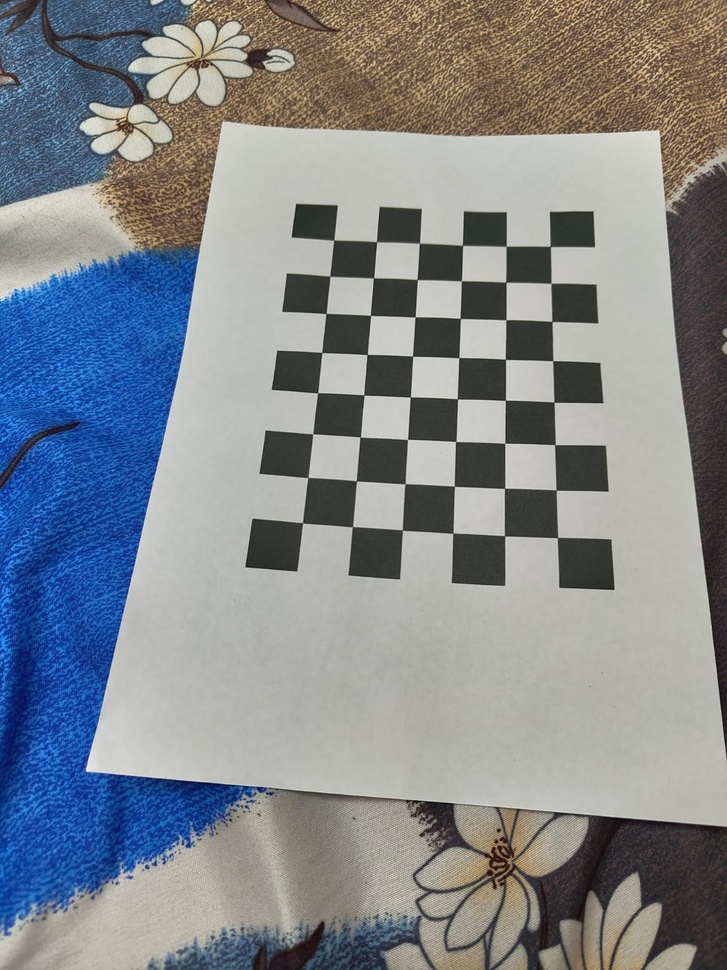
#> input picture A2/Q3/custom_dataset/1.jpg, 727 x 970 px, shrunk from 1200 x 1600 before the run; its folder holds only this picture in this run
$ python code_custom.py
#> lines starting #> are read from the running program, lines starting #| are printed output that depends on the picture; after the words box and inside, x2 and y2 are one past the last pixel; in counts of white or black regions, pixels touching at a corner belong together; long printed decimals are rounded
import cv2
import numpy as np
import glob
import os
import matplotlib.pyplot as plt


chessboard_size = (8, 6)
square_size = 30

# 3D object points
objp = np.zeros((chessboard_size[0] * chessboard_size[1], 3), np.float32)
objp[:, :2] = np.mgrid[0:chessboard_size[0], 0:chessboard_size[1]].T.reshape(-1, 2)
objp *= square_size

objpoints = []
imgpoints = []

images = glob.glob('../custom_dataset/*.jpg')

for file_name in images:
    img = cv2.imread(file_name)
#> img is the input picture: shape (970, 727, 3); mean B, G, R 140.4, 134.9, 129.9
    gray = cv2.cvtColor(img, cv2.COLOR_BGR2GRAY)
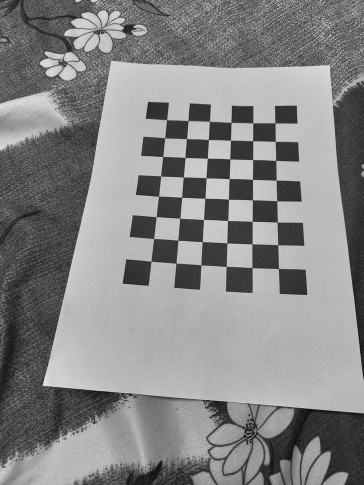
#> gray: shape (970, 727) (shown at 1/2 size); min 1, max 237, mean 134.1

    # Chessboard Corners
    ret, corners = cv2.findChessboardCorners(gray, chessboard_size, None)
#> ret = True; corners = 48 rows, first 8: [302.5, 522.8], [308, 477.5], [312.7, 433.8], [317.7, 392.8], [321.9, 352.5], [326, 313.4], [329.9, 276.3], [333.7, 240.1]

    if ret:
        objpoints.append(objp)
        corners_refined = cv2.cornerSubPix(gray, corners, (11, 11), (-1, -1), criteria=(cv2.TERM_CRITERIA_EPS + cv2.TERM_CRITERIA_MAX_ITER, 30, 0.001))
#> corners_refined = 48 rows, first 8: [302.5, 522.9], [307.9, 477.5], [312.7, 433.8], [317.7, 392.7], [321.8, 352.5], [326, 313.4], [329.8, 276.3], [333.7, 240.1]
        imgpoints.append(corners_refined)
        cv2.drawChessboardCorners(img, chessboard_size, corners_refined, ret)
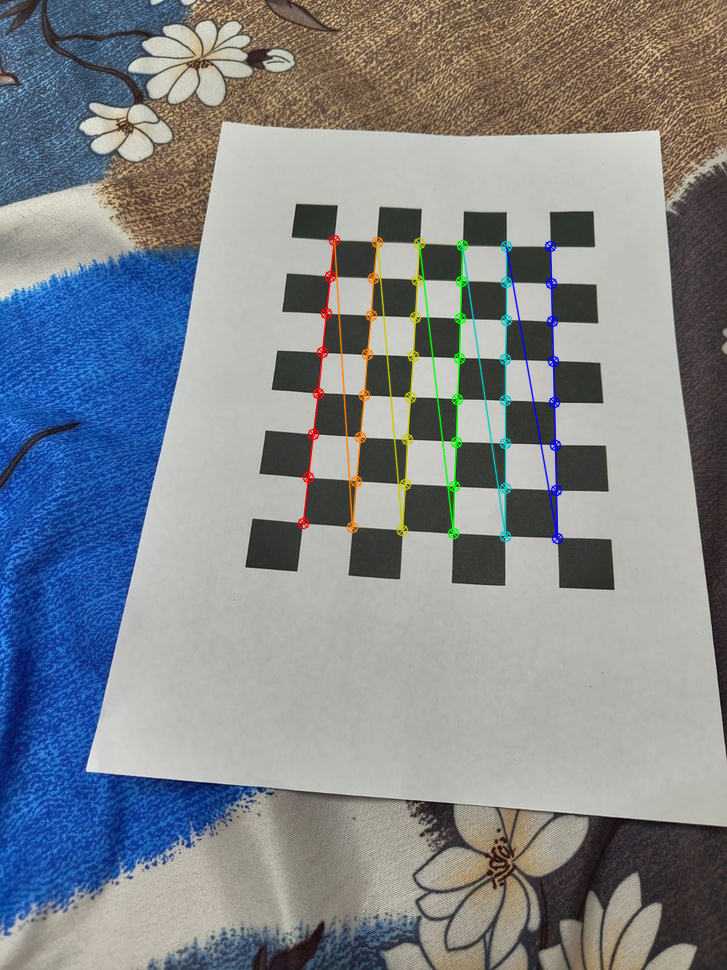
#> img: shape (970, 727, 3); 1.9% of pixels changed, all inside (x1, y1, x2, y2) = (297, 234, 564, 545)
        cv2.imshow('Corners', img)
        cv2.waitKey(500)
    else:
        print(f"Corners not found in {file_name}")

cv2.destroyAllWindows()

ret, mtx, dist, rvecs, tvecs = cv2.calibrateCamera(objpoints, imgpoints, gray.shape[::-1], None, None)
#> ret = 0.318; mtx = [[720.3, 0, 345], [0, 752.2, 507.9], [0, 0, 1]]; dist = [[0.366, -2.34, -0.0338, -0.00598, 5.76]]; rvecs = ([-0.404, -0.315, -1.46],); tvecs = ([-25.54, 8.97, 435],)


# 3.1

# Intrinsic matrix (K)
print("Intrinsic Matrix (K):")
print(mtx)
#| [[720.276   0.         345.049]
#|  [  0.         752.152 507.924]
#|  [  0.           0.           1.        ]]

# Extract intrinsic parameters
fx, fy = mtx[0, 0], mtx[1, 1]
#> fx = 720.3; fy = 752.2
print(f"Focal Lengths: fx = {fx:.2f}, fy = {fy:.2f} pixels")
#| Focal Lengths: fx = 720.28, fy = 752.15 pixels

cx, cy = mtx[0, 2], mtx[1, 2]
#> cx = 345; cy = 507.9
print(f"Principal Point: cx = {cx:.2f}, cy = {cy:.2f} pixels")
#| Principal Point: cx = 345.05, cy = 507.92 pixels

skew = mtx[0, 1]
#> skew = 0
print(f"Skew Parameter: {skew:.2f}")
#| Skew Parameter: 0.00

print(f"Reprojection Error: {ret:.4f} pixels")
#| Reprojection Error: 0.3180 pixels


# 3.2

# Extract extrinsic parameters for the first 2 images
print("\nExtrinsic Parameters for First 2 Images:")
for i in range(min(2, len(rvecs))):
    R, _ = cv2.Rodrigues(rvecs[i])
    t = tvecs[i]
    print(f"\nImage {i+1}:")
    print("Rotation Matrix (R):")
    print(R)
    print("Translation Vector (t):")
    print(t)
#> this loop made 1 pass
#> (printed output is left out)


# 3.3

# Extract distortion coefficients
print("\nDistortion Coefficients:")
print(dist)
#| [[ 0.3665 -2.340 -0.0338 -0.005977  5.760]]

os.makedirs('raw_images', exist_ok=True)
os.makedirs('undistorted_images', exist_ok=True)

# Undistort the first 5 images
for i, file_name in enumerate(images[:5]):
    img = cv2.imread(file_name)
    if img is None:
        print(f"Failed to load {file_name} for undistortion")
        continue

    raw_path = f'raw_images/raw_image_{i+1:02d}.jpeg'
    cv2.imwrite(raw_path, img)

    # Undistort the image
    undistorted_img = cv2.undistort(img, mtx, dist, None, mtx)
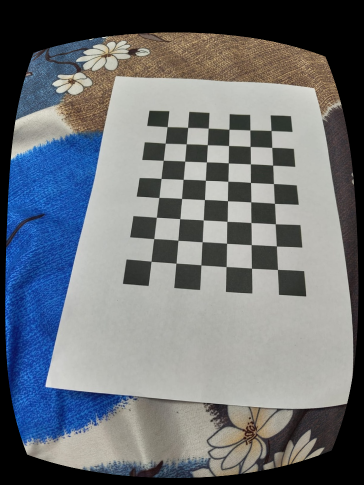
#> undistorted_img: shape (970, 727, 3) (shown at 1/2 size); mean B, G, R 118.4, 113.3, 108.3

    undistorted_path = f'undistorted_images/undistorted_image_{i+1:02d}.jpeg'
    cv2.imwrite(undistorted_path, undistorted_img)


# 3.4

reprojection_errors = []

for i in range(len(objpoints)):
    imgpoints2, _ = cv2.projectPoints(objpoints[i], rvecs[i], tvecs[i], mtx, dist)
    error = cv2.norm(imgpoints[i], imgpoints2, cv2.NORM_L2) / len(imgpoints2)
    reprojection_errors.append(error)
#> this loop made 1 pass
#> error on pass 1: 0.0459
#> after the loop, reprojection_errors = [0.0459]

# individual errors
for i, err in enumerate(reprojection_errors):
    print(f"Image {i+1:02d} - Reprojection Error: {err:.4f} pixels")
#> this loop made 1 pass
#> (printed output is left out)

# mean and standard deviation
mean_error = np.mean(reprojection_errors)
#> mean_error = 0.0459
std_error = np.std(reprojection_errors)
#> std_error = 0
print(f"\nMean Reprojection Error: {mean_error:.4f} pixels")
#| Mean Reprojection Error: 0.0459 pixels
print(f"Standard Deviation: {std_error:.4f} pixels")
#| Standard Deviation: 0.0000 pixels

plt.figure(figsize=(10, 5))
plt.bar(range(1, len(reprojection_errors)+1), reprojection_errors, color='royalblue')
plt.axhline(mean_error, color='red', linestyle='--', label=f"Mean = {mean_error:.4f}")
plt.title("Per-Image Reprojection Error")
plt.xlabel("Image Index")
plt.ylabel("Reprojection Error (pixels)")
plt.xticks(range(1, len(reprojection_errors)+1))
plt.legend()
plt.grid(True)
plt.tight_layout()
plt.savefig("reprojection_error_plot.png")
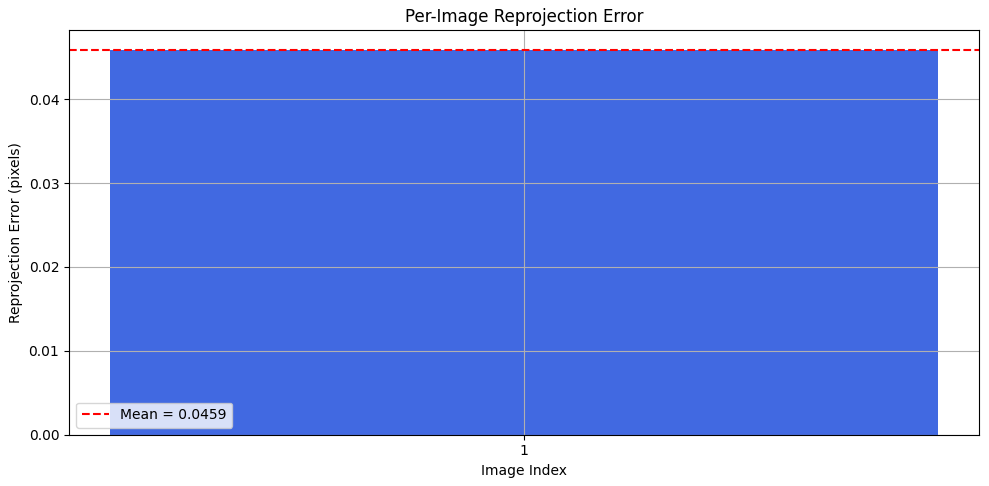
#> figure drawn by matplotlib, 1 panel
plt.show()

# 3.5


os.makedirs('reprojection_visuals', exist_ok=True)

for i, file_name in enumerate(images):
    img = cv2.imread(file_name)
    if img is None:
        print(f"Failed to load {file_name}")
        continue

    # Project object points using estimated parameters
    imgpoints2, _ = cv2.projectPoints(objpoints[i], rvecs[i], tvecs[i], mtx, dist)
#> imgpoints2 = 48 rows, first 8: [302.7, 523.3], [308, 477.8], [312.8, 434.3], [317.5, 392.4], [321.8, 352], [326, 313.2], [330, 275.9], [333.9, 240.3]

    # Draw original detected corners (green) and reprojected corners (red)
    for p1, p2 in zip(imgpoints[i], imgpoints2):
        pt1 = tuple(np.round(p1.ravel()).astype(int))  # Detected
        pt2 = tuple(np.round(p2.ravel()).astype(int))  # Reprojected
        cv2.circle(img, pt1, 4, (0, 255, 0), -1)  # Green
        cv2.circle(img, pt2, 2, (0, 0, 255), -1)  # Red
#> this loop made 48 passes
#> (p1, p2, pt2) on passes 1, 3, 5, 6, 7, 8, 9, 10: ([[302.5, 522.9]], [[302.7, 523.3]], (303, 523)), ([[312.7, 433.8]], [[312.8, 434.3]], (313, 434)), ([[321.8, 352.5]], [[321.8, 352]], (322, 352)), ([[326, 313.4]], [[326, 313.2]], (326, 313)), ([[329.8, 276.3]], [[330, 275.9]], (330, 276)), ([[333.7, 240.1]], [[333.9, 240.3]], (334, 240)), ([[352.5, 526.7]], [[352.2, 526.6]], (352, 527)), ([[356.4, 480.9]], [[356.2, 480.9]], (356, 481))
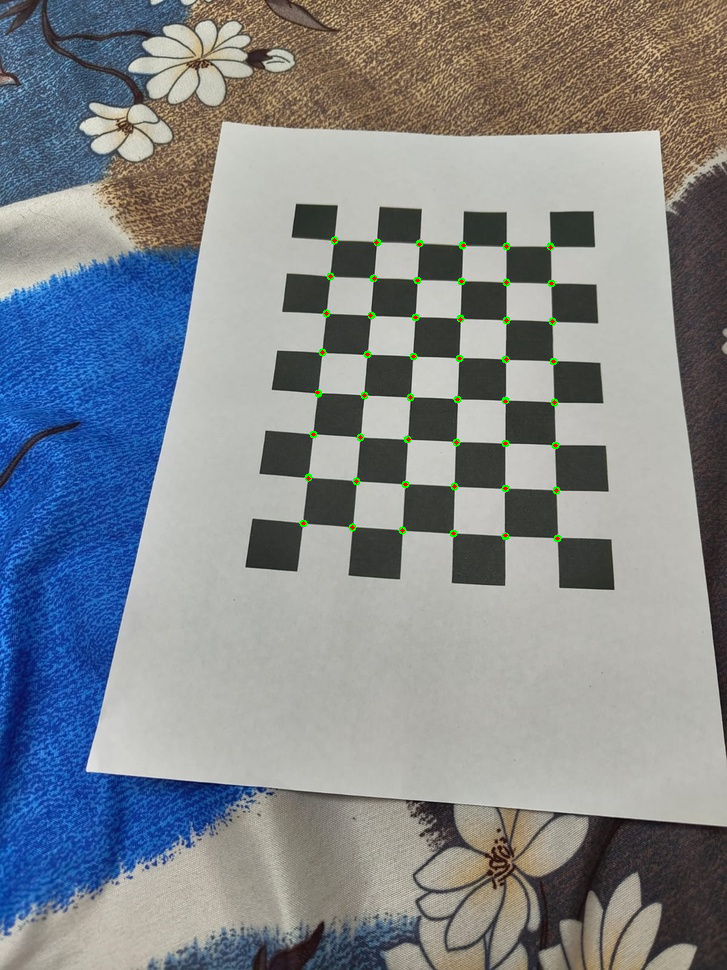
#> img: shape (970, 727, 3); 0.33% of pixels changed, all inside (x1, y1, x2, y2) = (299, 236, 562, 543)

    # Save image
    out_path = f"reprojection_visuals/reprojection_comparison_{i+1:02d}.jpeg"
    cv2.imwrite(out_path, img)


# 3.6

plane_normals = []

for i in range(len(rvecs)):
    R, _ = cv2.Rodrigues(rvecs[i])         # Convert to rotation matrix
    normal_ci = R[:, 2]                    # Third column is the Z-axis of the checkerboard in camera frame
    plane_normals.append(normal_ci)
    print(f"Image {i+1:02d} - Plane Normal (Camera Frame): {normal_ci}")
#> this loop made 1 pass
#> normal_ci on pass 1: [0.0381, 0.449, 0.893]
#> (printed output is left out)
#> after the loop, plane_normals = [[0.0381, 0.449, 0.893]]

$ run again, on A2/Q3/custom_dataset/13.jpg
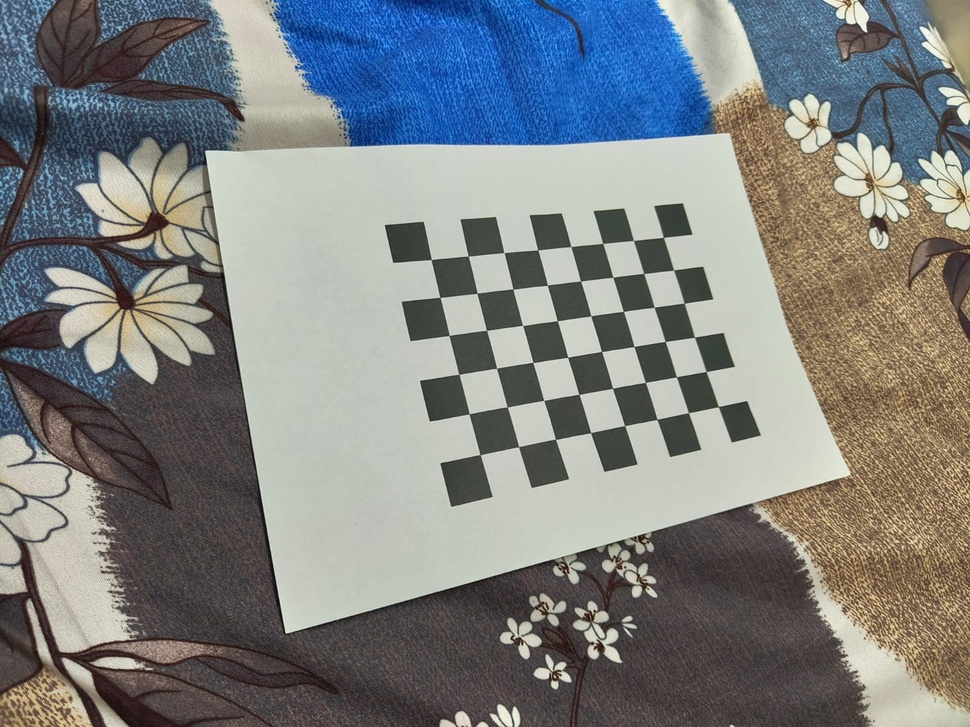
#> input picture A2/Q3/custom_dataset/13.jpg, 970 x 727 px, shrunk from 1600 x 1200 before the run
#> img is the input picture: shape (727, 970, 3); mean B, G, R 128.8, 129, 125.8
#> `ret, corners = cv2.findChessboardCorners(gray, chessboard_size, None)`: ret = True; corners = 48 rows, first 8: [431.3, 259.5], [468.3, 256.2], [503.9, 252.5], [537.7, 250], [570.9, 246.6], [602.7, 243.4], [633.4, 240.5], [663.4, 237.5]
#> corners_refined = 48 rows, first 8: [431.2, 259.6], [468.3, 256.2], [504, 252.6], [537.7, 250], [570.9, 246.6], [602.7, 243.5], [633.4, 240.5], [663.4, 237.4]
#> `ret, mtx, dist, rvecs, tvecs = cv2.calibrateCamera(objpoints, imgpoint..`: ret = 0.298; mtx = [[632.1, 0, 430.9], [0, 603.6, 363.5], [0, 0, 1]]; dist = [[0.591, -3.35, -0.00415, 0.00957, 7.33]]; rvecs = ([-0.218, -0.388, -0.19],); tvecs = ([-0.143, -78.55, 463.3],)
#| [[632.147   0.         430.924]
#|  [  0.         603.613 363.539]
#|  [  0.           0.           1.        ]]
#> fx = 632.1; fy = 603.6
#| Focal Lengths: fx = 632.15, fy = 603.61 pixels
#> cx = 430.9; cy = 363.5
#| Principal Point: cx = 430.92, cy = 363.54 pixels
#> skew = 0
#| Skew Parameter: 0.00
#| Reprojection Error: 0.2976 pixels
#> the loop `for i in range(min(2, len(rvecs))):` made 1 pass
#> (printed output is left out)
#| [[ 5.91095898e-01 -3.34725689e+00 -4.14956664e-03  9.56839071e-03
#|    7.33153655e+00]]
#> the loop `for i in range(len(objpoints)):` made 1 pass
#> error on pass 1: 0.043
#> after the loop `for i in range(len(objpoints)):`: reprojection_errors = [0.043]
#> the loop `for i, err in enumerate(reprojection_errors):` made 1 pass
#> (printed output is left out)
#> mean_error = 0.043
#> std_error = 0
#| Mean Reprojection Error: 0.0430 pixels
#| Standard Deviation: 0.0000 pixels
#> `plt.savefig("reprojection_error_plot.png")`:
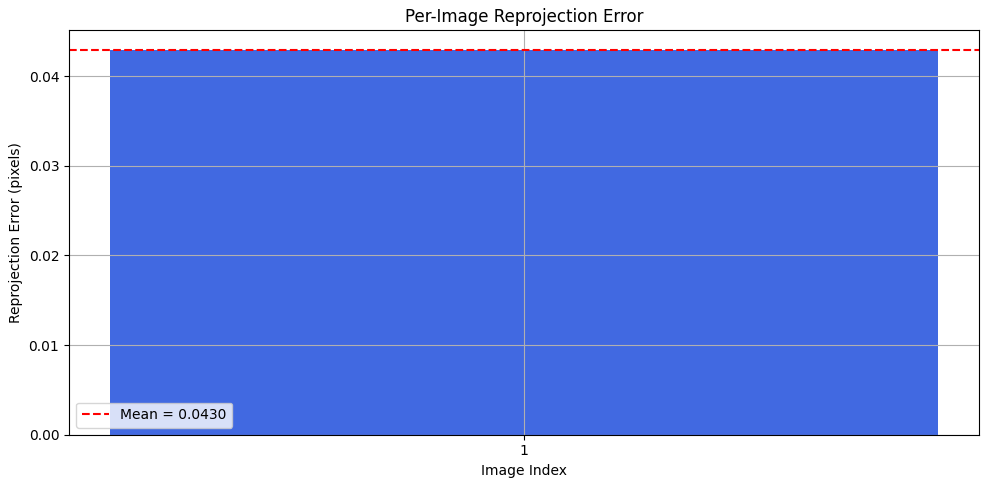
#> figure drawn by matplotlib, 1 panel
#> imgpoints2 = 48 rows, first 8: [430.9, 259.5], [467.9, 256.3], [503.5, 252.9], [537.8, 249.6], [571, 246.4], [602.9, 243.3], [633.6, 240.5], [663.1, 237.8]
#> the loop `for p1, p2 in zip(imgpoints[i], imgpoints2):` made 48 passes
#> (p1, p2, pt2) on passes 1, 2, 4, 6, 9, 10, 11, 12: ([[431.2, 259.6]], [[430.9, 259.5]], (431, 260)), ([[468.3, 256.2]], [[467.9, 256.3]], (468, 256)), ([[537.7, 250]], [[537.8, 249.6]], (538, 250)), ([[602.7, 243.5]], [[602.9, 243.3]], (603, 243)), ([[439.9, 297.4]], [[440.2, 297.4]], (440, 297)), ([[477, 293.4]], [[477.1, 293.2]], (477, 293)), ([[512.9, 289.1]], [[512.8, 289.1]], (513, 289)), ([[547.4, 285.2]], [[547.3, 285]], (547, 285))
#> after the loop `for p1, p2 in zip(imgpoints[i], imgpoints2):`:
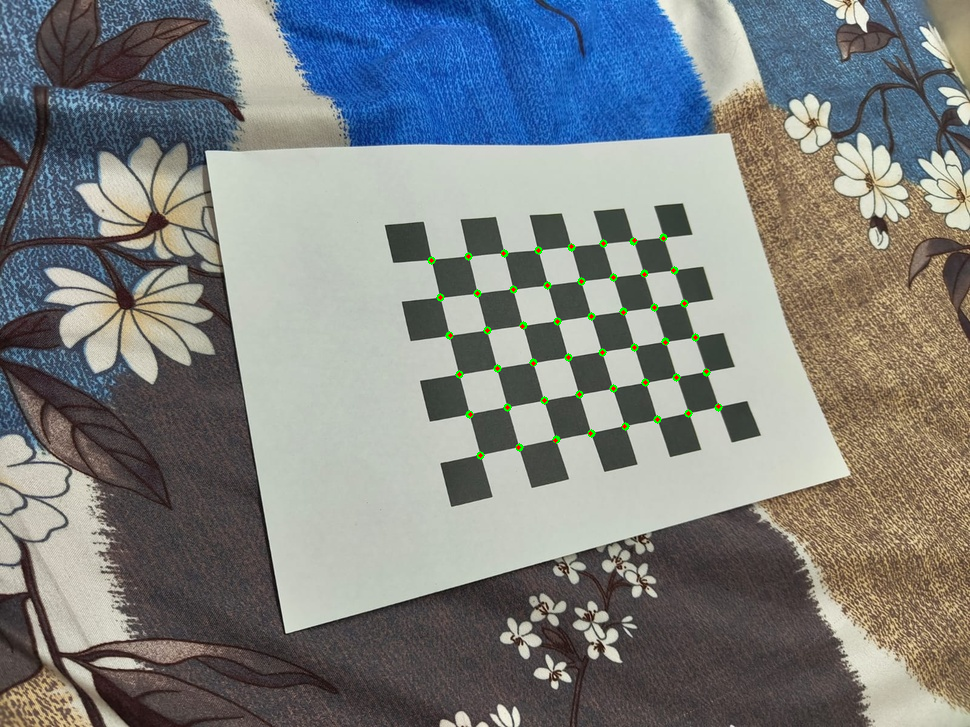
#> img: shape (727, 970, 3); 0.33% of pixels changed, all inside (x1, y1, x2, y2) = (427, 233, 723, 460)
#> the loop `for i in range(len(rvecs)):` made 1 pass
#> normal_ci on pass 1: [-0.353, 0.246, 0.903]
#> (printed output is left out)
#> after the loop `for i in range(len(rvecs)):`: plane_normals = [[-0.353, 0.246, 0.903]]
